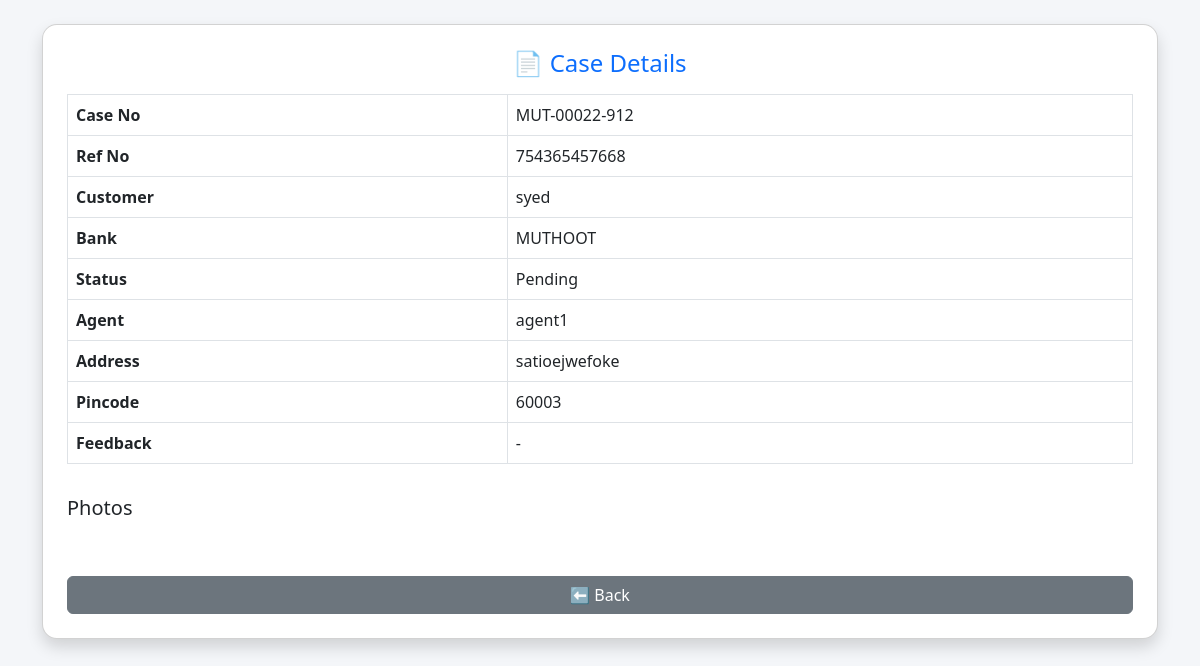
The page /view_case/25 (signed in) on the database its author committed.
### tables this page shows
CREATE TABLE cases (
        id INTEGER PRIMARY KEY AUTOINCREMENT,
        case_number TEXT,
        ref_no TEXT,
        application_no TEXT,
        client_name TEXT,
        cpv_type TEXT,
        bank_name TEXT,
        portal_type TEXT,

        address TEXT,
        landmark TEXT,
        city TEXT,
        state TEXT,
        pincode TEXT,

        residence_type TEXT,
        family_status TEXT,
        verification_status TEXT,
        final_status TEXT,

        assigned_agent TEXT,
        status TEXT,
        priority TEXT,

        initiation_date TEXT,
        created_time TEXT,
        assigned_time TEXT,

        feedback TEXT,
        photo_path TEXT,

        latitude TEXT,
        longitude TEXT
    , agency TEXT, map_link TEXT, photo1 TEXT, photo2 TEXT, photo3 TEXT, photo4 TEXT, photo5 TEXT, locality TEXT, accessibility TEXT, person_met TEXT, years_at_residence TEXT, ownership TEXT, vehicle TEXT, living_standard TEXT, visit_date TEXT, document_photo TEXT);

### app.py (the view)
@app.route("/view_case/<int:case_id>")
def view_case_detail(case_id):
    if "user" not in session:
        return redirect(url_for("login"))
    conn = sqlite3.connect(db_path)
    conn.row_factory = sqlite3.Row
    cursor = conn.cursor()
    cursor.execute("SELECT * FROM cases WHERE id=?", (case_id,))
    case = cursor.fetchone()
    conn.close()
    if not case:
        return "❌ Case Not Found"
    return render_template("view_case_detail.html", case=case)

### templates/view_case_detail.html (shortened to what this page needs)
<!DOCTYPE html>
<html>
<head>
<link href="https://cdn.jsdelivr.net/npm/bootstrap@5.3.0/dist/css/bootstrap.min.css" rel="stylesheet">
</head>
<body>
<div class="container mt-4">
<div class="card shadow p-4">
<h4 class="text-center text-primary mb-3">📄 Case Details</h4>
<table class="table table-bordered">
<tr><th>Case No</th><td>{{ case['case_number'] }}</td></tr>
<tr><th>Ref No</th><td>{{ case['ref_no'] }}</td></tr>
<tr><th>Customer</th><td>{{ case['client_name'] }}</td></tr>
<tr><th>Bank</th><td>{{ case['bank_name'] }}</td></tr>
<tr><th>Status</th><td>{{ case['status'] }}</td></tr>
<tr><th>Agent</th><td>{{ case['assigned_agent'] }}</td></tr>
<tr><th>Address</th><td>{{ case['address'] }}</td></tr>
<tr><th>Pincode</th><td>{{ case['pincode'] }}</td></tr>
<tr><th>Feedback</th><td>{{ case['feedback'] or '-' }}</td></tr>
</table>
<h5 class="mt-3">Photos</h5>
<br><br>
<a href="/dashboard" class="btn btn-secondary">⬅ Back</a>
</div>
</div>
</body>
</html>

### templates/view_case_detail.html (style rules this page uses)
body { background:#f4f6f9; }
.card { border-radius:15px; }

### rows shown on the page
cases: case_number "MUT-00022-912", ref_no "754365457668", client_name "syed", bank_name "MUTHOOT", status "Pending", assigned_agent "agent1", address "satioejwefoke", pincode "60003"

### other values the page prints
{{ case['feedback'] or '-' }} "-"
